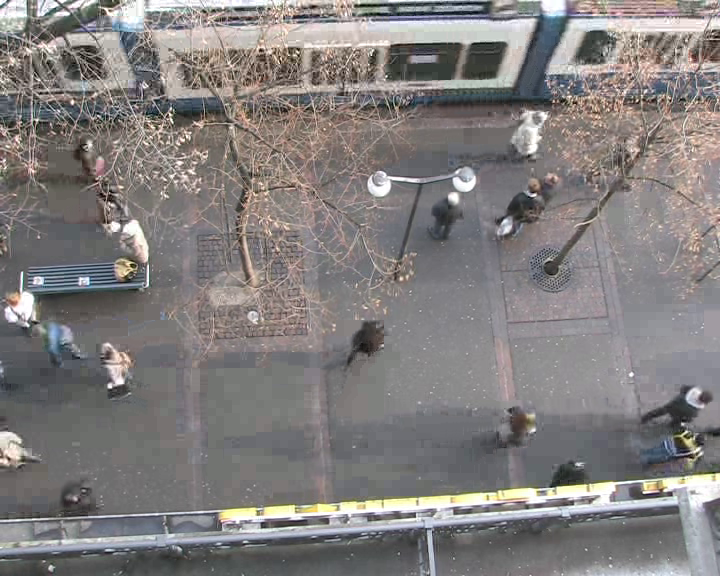
#> input picture frame 37 of data/test.avi, 720 x 576 px
$ python blobs.py   (Python 2 division)   (older library calls are emulated)
#> lines starting #> are read from the running program, lines starting #| are printed output that depends on the picture
#!/usr/bin/env python


import numpy as np
import cv2
import video
import time
import sys, os, random, hashlib
from math import *

import pdb

#
# BBoxes must be in the format:
# ( (topleft_x), (topleft_y) ), ( (bottomright_x), (bottomright_y) ) )
top = 0
bottom = 1
left = 0
right = 1

# [42 lines left out: function merge_collided_bboxes, not called in this run]


blob_params = cv2.SimpleBlobDetector_Params()
blob_params.filterByInertia = False
blob_params.filterByConvexity = False
blob_params.filterByColor = False
blob_params.filterByCircularity = False
blob_params.filterByArea = True
blob_params.minArea = 100.0
blob_params.maxArea = 500.0

blob_detctor = cv2.SimpleBlobDetector(blob_params)

cv2.namedWindow("preview")
cv2.namedWindow("contours")
cv2.moveWindow("contours", 600, 0)
video_src = "/Users/vlandham/code/python/opencv/data/test.avi"
vc = cv2.VideoCapture(video_src)
# vc = cv2.VideoCapture(0)
# if( !vc.isOpened() ):
#   throw "Error when reading image file";
framecount = vc.get(cv2.cv.CV_CAP_PROP_FRAME_COUNT)
print framecount;
#video.create_capture(fn)
# vc = video.create_capture(video_src)

fgbg = cv2.BackgroundSubtractorMOG()
rval, frame = vc.read()
#> frame is the input picture: shape (576, 720, 3); mean B, G, R 125.7, 126.4, 130.1

# An tracked is list: [ name, color, last_time_seen, last_known_coords ]
last_frame_tracking = []
this_frame_tracking = []
frame_count = 0
t0 = time.time()
frame_t0 = time.time()


while True:
  ret, frame = vc.read()
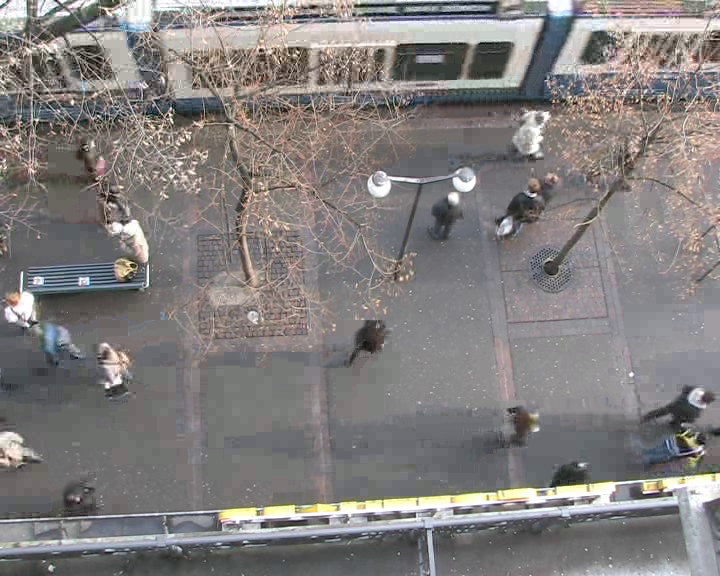
#> input picture frame 38 of data/test.avi, 720 x 576 px
#> frame is the input picture: shape (576, 720, 3); mean B, G, R 125.7, 126.5, 130.2
  frame_count += 1
  frame_t0 = time.time()
  this_frame_tracking = []

  if frame is not None:
    # TODO: This is just a quick hack to crop the test video
    # REMOVE
    crop_frame = frame[100:800, 200:800]
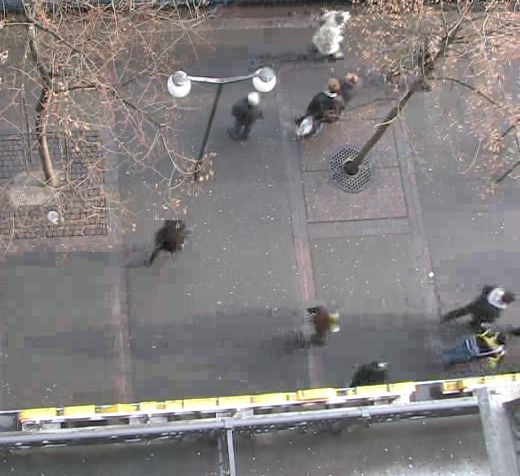
#> crop_frame: shape (476, 520, 3); mean B, G, R 126.7, 127.1, 131.1
    frame = crop_frame
    h, w = frame.shape[:2]
#> h = 476; w = 520
    fgmask = fgbg.apply(frame)
#> fgmask: shape (476, 520); every value is 0
    blobs = blob_detctor.detect(fgmask)
#> blobs = ()
    # view = cv2.cvtColor(frame, cv2.COLOR_GRAY2BGR)
    view = frame.copy()
    # view = fgmask

    contours0, hierarchy = cv2.findContours(fgmask, cv2.RETR_CCOMP, cv2.CHAIN_APPROX_SIMPLE)
#> contours0 = []
    contours = [cv2.approxPolyDP(cnt, 3, True) for cnt in contours0]
#> contours = []
    filtered_contours = [cnt for cnt in contours if cv2.contourArea(cnt) > 1]
#> filtered_contours = []
    contours = filtered_contours
    # pdb.set_trace()
    contour_vis = np.zeros((h, w, 3), np.uint8)
    levels = 1
    # cv2.drawContours( vis, contours, (-1, 3)[levels <= 0], (128,255,255), 3, cv2.CV_AA, hierarchy, abs(levels) )
    cv2.drawContours( contour_vis, contours, -1, (128,255,255))
#> contour_vis: shape (476, 520, 3); every value is 0

    bounding_rects = [cv2.boundingRect(cnt) for cnt in contours]
#> bounding_rects = []
    bounding_box_list = []

    for bounding_rect in bounding_rects:
      point1 = ( bounding_rect[0], bounding_rect[1] )
      point2 = ( bounding_rect[0] + bounding_rect[2], bounding_rect[1] + bounding_rect[3] )
      bounding_box_list.append( ( point1, point2 ) )
#> this loop made 0 passes
#> after the loop, bounding_box_list = []

    box_areas = []
    for box in bounding_box_list:
      box_width = box[right][0] - box[left][0]
      box_height = box[bottom][0] - box[top][0]
      box_areas.append( box_width * box_height )
#> after the loop, box_areas = []

    average_box_area = 0.0
    if len(box_areas): average_box_area = float( sum(box_areas) ) / len(box_areas)
    trimmed_box_list = []
    for box in bounding_box_list:
      box_width = box[right][0] - box[left][0]
      box_height = box[bottom][0] - box[top][0]
      # Only keep the box if it's not a tiny noise box:
      if (box_width * box_height) > average_box_area*0.1: trimmed_box_list.append( box )
#> after the loop, trimmed_box_list = []

    # bounding_box_list = merge_collided_bboxes( trimmed_box_list )
    bounding_box_list = trimmed_box_list

    for box in bounding_box_list:
      cv2.rectangle(contour_vis, box[0], box[1], (255,0,0), 1)

    centers = []
    for box in bounding_box_list:
      box_width = box[right][0] - box[left][0]
      box_height = box[bottom][0] - box[top][0]
      box_center_x = box[top][0] + (box_width / 2.0)
      box_center_y = box[top][1] - (box_height / 2.0)
      center = dict(pt = (box_center_x, box_center_y))
      centers.append(center)
#> after the loop, centers = []


    cv2.imshow('contours', contour_vis)

    if centers is not None:
      for blob in centers:
        blob_found = False
        blob_distances = {}
        point = blob['pt']
        # get distance from all tracked blobs

        for tracked in last_frame_tracking:
          tracked_point = tracked[3]
          delta_x = tracked_point[0] - point[0]
          delta_y = tracked_point[1] - point[1]
          distance = sqrt( pow(delta_x,2) + pow( delta_y,2) )
          blob_distances[distance] = tracked

        distance_list = blob_distances.keys()
        distance_list.sort()
        for distance in distance_list:
          # Yes. see if we can claim the nearest one:
          nearest_possible_tracked = blob_distances[distance]
          # Don't consider entities that are already claimed:
          if nearest_possible_tracked in this_frame_tracking:
            continue
          blob_found = True
          nearest_possible_tracked[2] = frame_t0  # Update last_time_seen
          nearest_possible_tracked[3] = point  # Update the new location
          this_frame_tracking.append(nearest_possible_tracked)
          break
        # create new tracking
        if blob_found == False:
          color = ( random.randint(0,255), random.randint(0,255), random.randint(0,255) )
          name = hashlib.md5( str(frame_t0) + str(color) ).hexdigest()[:6]
          last_time_seen = frame_t0
          new_tracking = [ name, color, last_time_seen, point ]
          this_frame_tracking.append( new_tracking )
#> after the loop, this_frame_tracking = []
      # Now "delete" any not-found tracking which have expired:
      tracking_ttl = 1.0  # 1 sec.
      for tracking in last_frame_tracking:
        last_time_seen = tracking[2]
        if frame_t0 - last_time_seen > tracking_ttl:
          pass
        else:
          this_frame_tracking.append( tracking )
      last_frame_tracking = this_frame_tracking
#> last_frame_tracking = []
      for tracking in this_frame_tracking:
        point = tracking[3]
        color = tracking[1]
        cv2.circle(view, (int(point[0]), int(point[1])), 15, color, 2)
        cv2.circle(view, (int(point[0]), int(point[1])), 10, color, 1)
        cv2.circle(view, (int(point[0]), int(point[1])), 5, color, 3)
      cv2.imshow('preview', view)
      print len(this_frame_tracking)
#| 0
      t1 = time.time()
      time_delta = t1 - t0
      processed_fps = float( frame_count ) / time_delta
      print "Got %d frames. %.1f s. %f fps." % ( frame_count, time_delta, processed_fps )

      # [4 lines of commented-out code are left out]
  if cv2.waitKey(1) & 0xFF == ord('q'):
#> (key q is pressed here)
    break

cv2.destroyAllWindows()

$ run again, starting later in the video
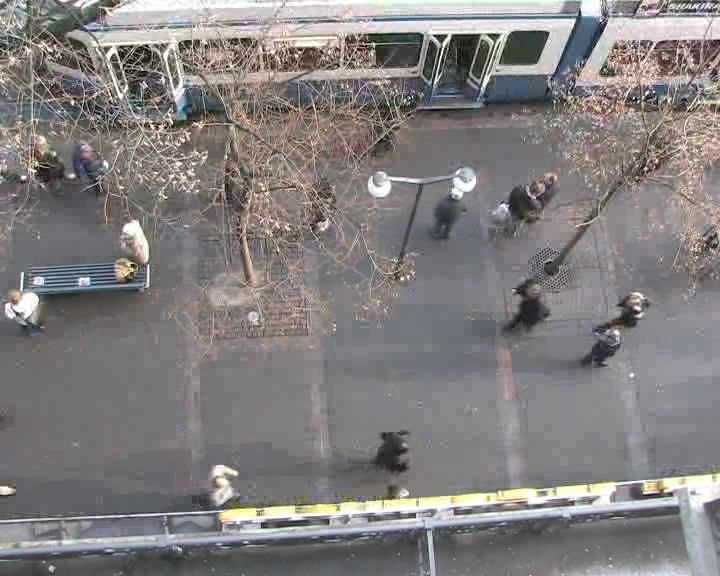
#> input picture frame 168 of data/test.avi, 720 x 576 px
#> frame is the input picture: shape (576, 720, 3); mean B, G, R 126.5, 127.1, 130.2
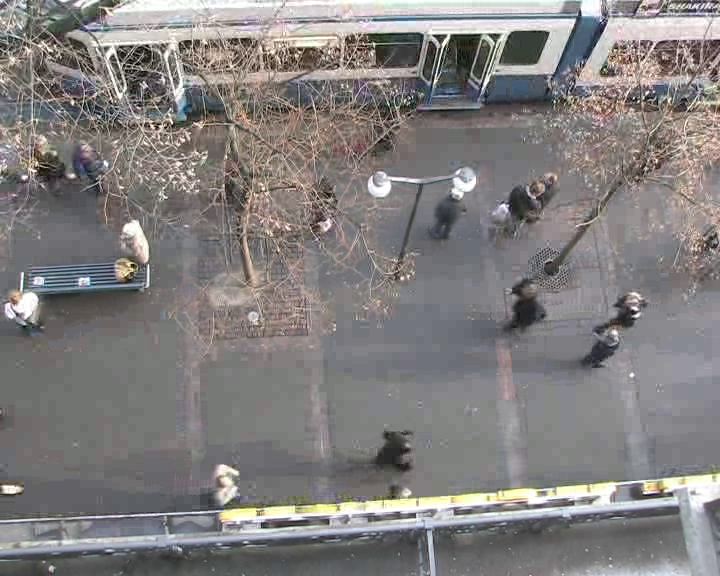
#> input picture frame 169 of data/test.avi, 720 x 576 px
#> frame is the input picture: shape (576, 720, 3); mean B, G, R 126.6, 127, 130.2
#> `crop_frame = frame[100:800, 200:800]`:
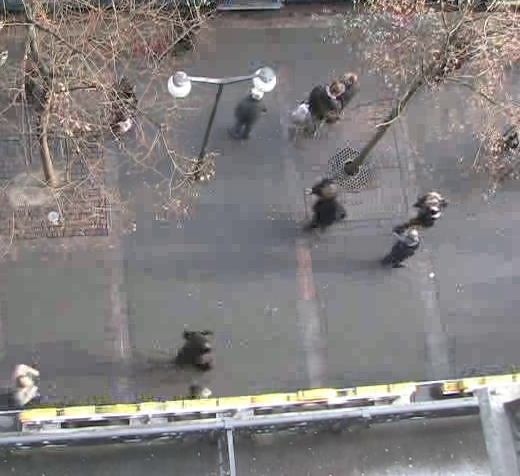
#> crop_frame: shape (476, 520, 3); mean B, G, R 126.4, 126.7, 130.2
#> fgmask: shape (476, 520); every value is 0
#> blobs = ()
#> contours0 = []
#> contour_vis: shape (476, 520, 3); every value is 0
#| 0

$ run again, starting later in the video
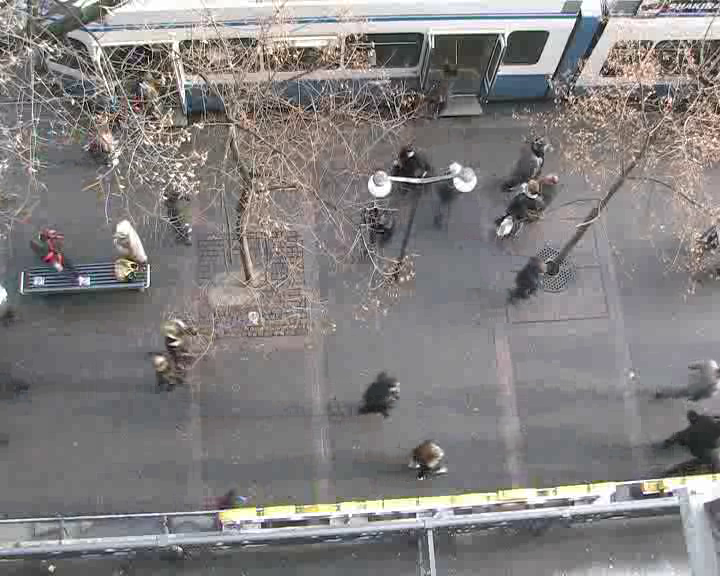
#> input picture frame 300 of data/test.avi, 720 x 576 px
#> frame is the input picture: shape (576, 720, 3); mean B, G, R 127.9, 128.1, 131.1
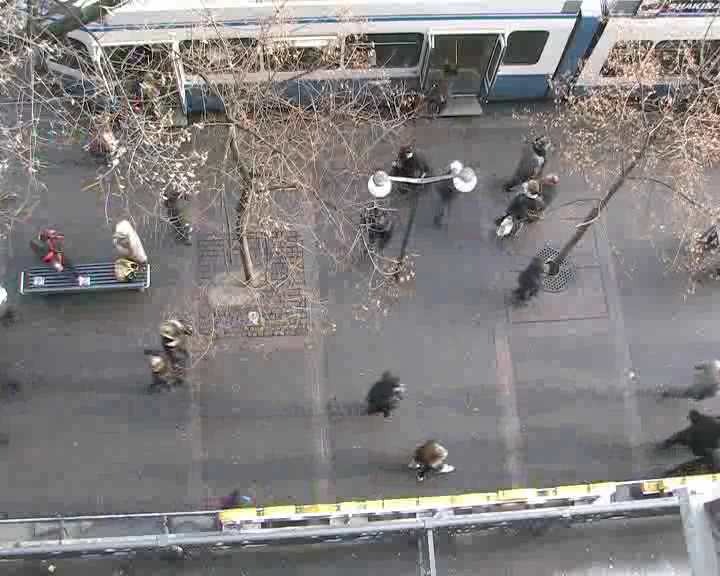
#> input picture frame 301 of data/test.avi, 720 x 576 px
#> frame is the input picture: shape (576, 720, 3); mean B, G, R 127.9, 128.1, 131.2
#> `crop_frame = frame[100:800, 200:800]`:
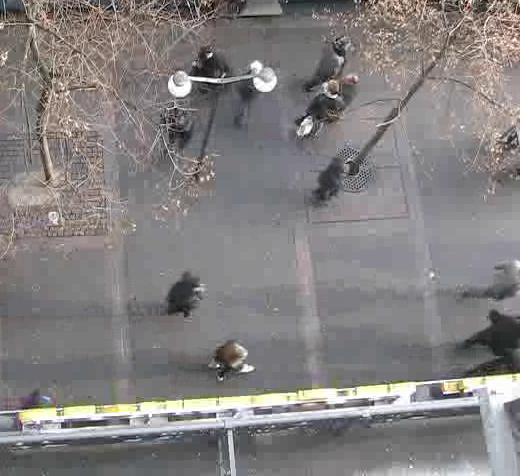
#> crop_frame: shape (476, 520, 3); mean B, G, R 128.1, 128.2, 131.8
#> fgmask: shape (476, 520); every value is 0
#> blobs = ()
#> contours0 = []
#> contour_vis: shape (476, 520, 3); every value is 0
#| 0
